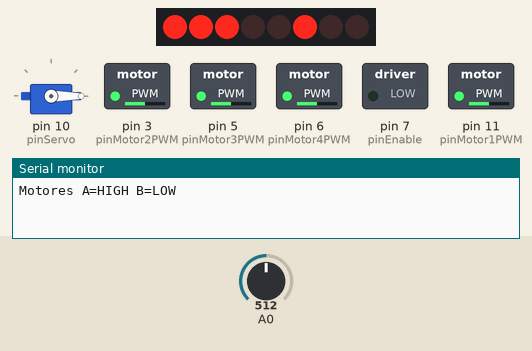
This sketch was run on a simulated Arduino Uno, built with avr-gcc and run on an emulated ATmega328P. On the bench: 8 shift-register outputs drawn as a row of LEDs (first output left, lit = HIGH), servo, switched loads named in the sketch (green lamp = pin HIGH), the last lines printed to the serial monitor. Wiring (inferred from the names in the program): shift register (74HC595): data pin 8; shift clock pin 4; latch pin 12. Wiring (inferred from the signals the program sends): row of LEDs: on Q0, Q1, Q2, Q3, Q4, Q5, Q6, Q7. Inputs (shaded band) come from the test bench; at power-on: A0 = 512. Pins used as bus, display or sensor lines are not drawn.

Above: at 1.2 s.
1.3 s: A0 set to 716
At 4.0 s:
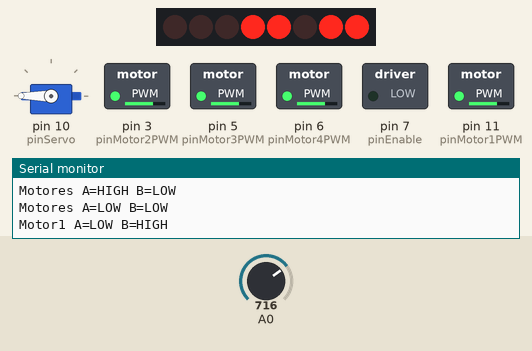
4.3 s: A0 set to 900
At 5.5 s:
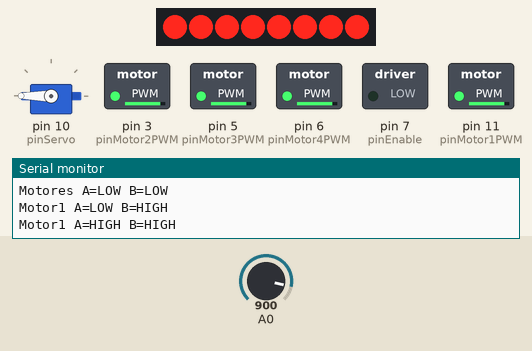
7.3 s: A0 set to 511
At 8.8 s:
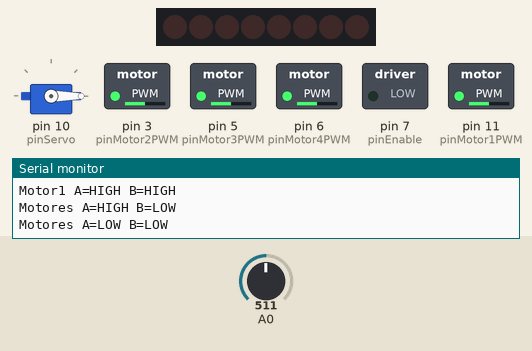
10.3 s: A0 set to 122
At 12.3 s:
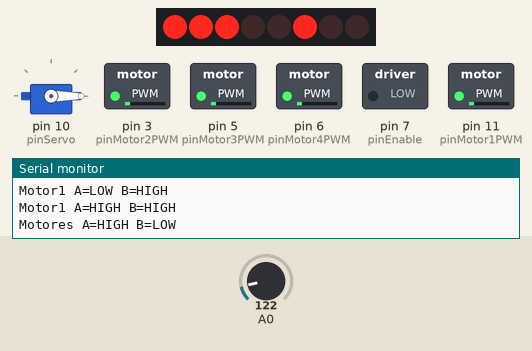
13.3 s: A0 set to 0
At 15.9 s:
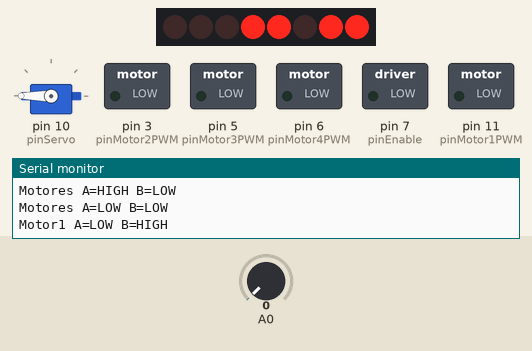
Timing chart, 0 to 20.3 s (numbered marks = the images above; inputs shaded):
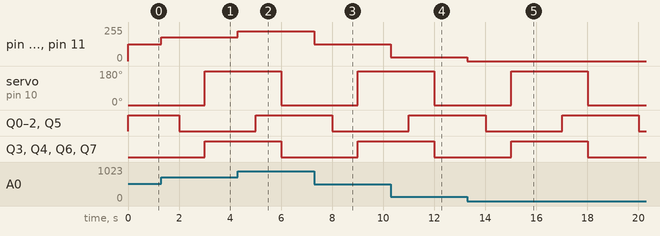

The sketch:

carroBluetooth-MotorShield.ino
```cpp
/******************************************************************************************
 * Mapa do Sketch
 * 1- Cabeçalho (bibliotecas, definições, variáveis e objetos globais)
 * 2- setup()
 * 3- loop()
 * 4- ci74HC595Write()
 * 5- delayPWM()
 */

#include <Servo.h>

#define pinSH_CP  4   //Pino Clock  DIR_CLK
#define pinST_CP  12  //Pino Latch  DIR_LATCH
#define pinDS     8   //Pino Data   DIR_SER
#define pinEnable 7   //Pino Enable DIR_EN

#define pinMotor1PWM 11
#define pinMotor2PWM 3
#define pinMotor3PWM 5
#define pinMotor4PWM 6

#define pinServo 10

#define qtdeCI   1

#define bitMotor1A 2
#define bitMotor1B 3
#define bitMotor2A 1
#define bitMotor2B 4
#define bitMotor3A 5
#define bitMotor3B 7
#define bitMotor4A 0
#define bitMotor4B 6

void ci74HC595Write(byte pino, bool estado);

Servo servo;

void setup() {
   pinMode(pinSH_CP, OUTPUT);
   pinMode(pinST_CP, OUTPUT);
   pinMode(pinEnable, OUTPUT);
   pinMode(pinDS, OUTPUT);

   pinMode(pinMotor1PWM, OUTPUT);
   pinMode(pinMotor2PWM, OUTPUT);
   pinMode(pinMotor3PWM, OUTPUT);
   pinMode(pinMotor4PWM, OUTPUT);

   digitalWrite(pinEnable, LOW);

   servo.attach(pinServo);
   Serial.begin(9600);
}

void loop() {

  servo.write(0);

  Serial.println("Motores A=HIGH B=LOW");
  ci74HC595Write(bitMotor1A, HIGH);
  ci74HC595Write(bitMotor1B, LOW);
  ci74HC595Write(bitMotor2A, HIGH);
  ci74HC595Write(bitMotor2B, LOW);
  ci74HC595Write(bitMotor3A, HIGH);
  ci74HC595Write(bitMotor3B, LOW);
  ci74HC595Write(bitMotor4A, HIGH);
  ci74HC595Write(bitMotor4B, LOW);
  delayPWM(2000);

  Serial.println("Motores A=LOW B=LOW");
  ci74HC595Write(bitMotor1A, LOW);
  ci74HC595Write(bitMotor1B, LOW);
  ci74HC595Write(bitMotor2A, LOW);
  ci74HC595Write(bitMotor2B, LOW);
  ci74HC595Write(bitMotor3A, LOW);
  ci74HC595Write(bitMotor3B, LOW);
  ci74HC595Write(bitMotor4A, LOW);
  ci74HC595Write(bitMotor4B, LOW);
  delayPWM(1000);

  servo.write(180);

  Serial.println("Motor1 A=LOW B=HIGH");
  ci74HC595Write(bitMotor1A, LOW);
  ci74HC595Write(bitMotor1B, HIGH);
  ci74HC595Write(bitMotor2A, LOW);
  ci74HC595Write(bitMotor2B, HIGH);
  ci74HC595Write(bitMotor3A, LOW);
  ci74HC595Write(bitMotor3B, HIGH);
  ci74HC595Write(bitMotor4A, LOW);
  ci74HC595Write(bitMotor4B, HIGH);
  delayPWM(2000);

  Serial.println("Motor1 A=HIGH B=HIGH");
  ci74HC595Write(bitMotor1A, HIGH);
  ci74HC595Write(bitMotor1B, HIGH);
  ci74HC595Write(bitMotor2A, HIGH);
  ci74HC595Write(bitMotor2B, HIGH);
  ci74HC595Write(bitMotor3A, HIGH);
  ci74HC595Write(bitMotor3B, HIGH);
  ci74HC595Write(bitMotor4A, HIGH);
  ci74HC595Write(bitMotor4B, HIGH);
  delayPWM(1000);

}

void ci74HC595Write(byte pino, bool estado) {
  static byte ciBuffer[qtdeCI];

  bitWrite(ciBuffer[pino / 8], pino % 8, estado);

  digitalWrite(pinST_CP, LOW); //Inicia a Transmissão

  digitalWrite(pinDS, LOW);    //Apaga Tudo para Preparar Transmissão
  digitalWrite(pinSH_CP, LOW);

  for (int nC = qtdeCI-1; nC >= 0; nC--) {
      for (int nB = 7; nB >= 0; nB--) {

          digitalWrite(pinSH_CP, LOW);  //Baixa o Clock

          digitalWrite(pinDS,  bitRead(ciBuffer[nC], nB) );     //Escreve o BIT

          digitalWrite(pinSH_CP, HIGH); //Eleva o Clock
          digitalWrite(pinDS, LOW);     //Baixa o Data para Previnir Vazamento
      }
  }

  digitalWrite(pinST_CP, HIGH);  //Finaliza a Transmissão
}

void delayPWM(unsigned long tempo) {
unsigned long inicio = millis();
byte valA0;

  while ( (millis() - inicio) < tempo ) {
     valA0 = map(analogRead(A0), 0, 1023, 0, 255);
     analogWrite(pinMotor1PWM, valA0);
     analogWrite(pinMotor2PWM, valA0);
     analogWrite(pinMotor3PWM, valA0);
     analogWrite(pinMotor4PWM, valA0);
  }
}
```

Measured:
- after the input at 1.3 s, pin 3 (pinMotor2PWM), pin 5 (pinMotor3PWM), pin 6 (pinMotor4PWM), pin 11 (pinMotor1PWM): 127/255 → 178/255 at once
- after the input at 4.3 s, pin 3 (pinMotor2PWM), pin 5 (pinMotor3PWM), pin 6 (pinMotor4PWM), pin 11 (pinMotor1PWM): 178/255 → 224/255 at once
- after the input at 7.3 s, pin 3 (pinMotor2PWM), pin 5 (pinMotor3PWM), pin 6 (pinMotor4PWM), pin 11 (pinMotor1PWM): 224/255 → 127/255 at once
- after the input at 10.3 s, pin 3 (pinMotor2PWM), pin 5 (pinMotor3PWM), pin 6 (pinMotor4PWM), pin 11 (pinMotor1PWM): 127/255 → 30/255 at once
- after the input at 13.3 s, pin 3 (pinMotor2PWM), pin 5 (pinMotor3PWM), pin 6 (pinMotor4PWM), pin 11 (pinMotor1PWM): 30/255 → 0/255 at once
